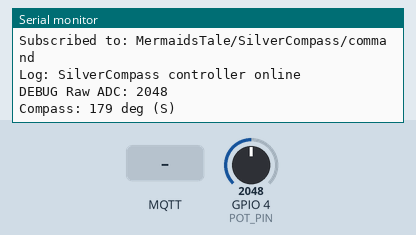
The program below on a simulated ESP32-S3. Parts: the last lines printed to the serial monitor. The test bench sets the inputs (shaded band); at power-on: GPIO 4 (POT_PIN) = 2048 (analog values on the 0–4095 scale). WiFi joins after 1.5 s; servers stay silent unless stated; random numbers use the default seed unless the program sets one; no MQTT or app messages arrive unless stated. At 9.1 s the program restarts the board; the recording ends there.

Above: at 2.8 s.
2.9 s: GPIO 4 (POT_PIN) set to 2866
At 3.9 s:
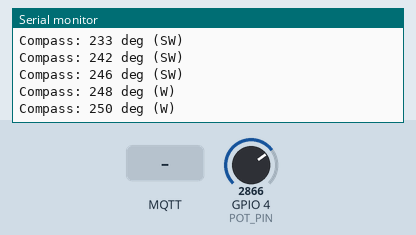
4.4 s: MQTT message "PING" arrives on the first subscribed topic
At 5.6 s:
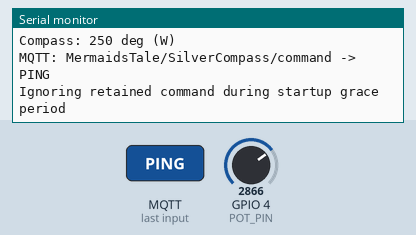
5.9 s: MQTT message "STATUS" arrives on the first subscribed topic
At 6.7 s:
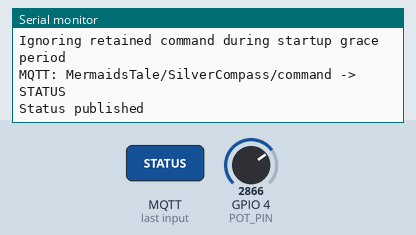
7.4 s: GPIO 4 (POT_PIN) set to 3603
At 8.6 s:
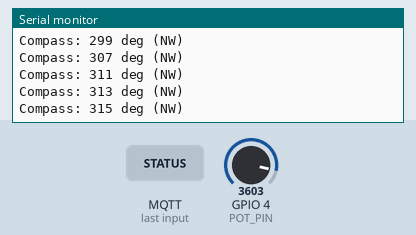
9.0 s: MQTT message "RESET" arrives on the first subscribed topic
At 9.1 s:
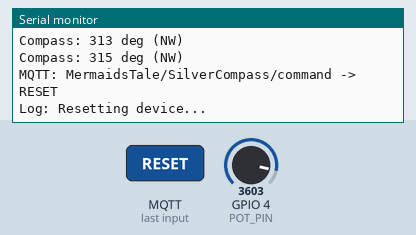

The program:

main.cpp
```cpp
/**
 * SilverCompass Puzzle Controller
 * Alchemy Escape Rooms - Watchtower Protocol
 * Version: 1.0.0
 *
 * Hardware: ESP32-S3 + Potentiometer (signal on GPIO 4)
 * Puzzle: Rotate compass to NE (Northeast / 45 degrees) to solve
 */

#include <WiFi.h>
#include <PubSubClient.h>

// ============================================
// CONFIGURATION
// ============================================

// Device Identity
#define FIRMWARE_VERSION "1.0.0"
const char* DEVICE_NAME = "SilverCompass";
const char* ROOM_NAME = "MermaidsTale";
const char* VERSION = FIRMWARE_VERSION;

// WiFi Configuration
const char* WIFI_SSID = "AlchemyGuest";
const char* WIFI_PASSWORD = "VoodooVacation5601";

// MQTT Broker (Watchtower)
const char* MQTT_BROKER = "10.1.10.115";
const int MQTT_PORT = 1883;

// Hardware Pins
const int POT_PIN = 4;  // Potentiometer signal on GPIO 4

// Compass Configuration
const int TARGET_DIRECTION = 45;  // NE = 45 degrees
const char* TARGET_NAME = "NE";
const int DIRECTION_TOLERANCE = 10;  // +/- degrees for valid position
const int ANGLE_CHANGE_THRESHOLD = 2;  // Minimum change to report

// Timing
const unsigned long HEARTBEAT_INTERVAL = 300000;  // 5 minutes
const unsigned long LOOP_DELAY = 50;  // 20Hz update rate
const unsigned long DEBOUNCE_TIME = 500;  // Debounce for puzzle solved

// ============================================
// MQTT TOPICS (Watchtower Protocol)
// ============================================

String topicCommand;
String topicStatus;
String topicLog;
String topicDirection;
String topicSolved;

// ============================================
// GLOBAL STATE
// ============================================

WiFiClient wifiClient;
PubSubClient mqtt(wifiClient);

int currentAngle = 0;
int lastReportedAngle = -1;
bool puzzleSolved = false;
bool puzzleWasSolved = false;
unsigned long lastHeartbeat = 0;
unsigned long solvedTime = 0;
unsigned long mqttConnectedTime = 0;  // Track when MQTT connected to ignore retained messages
const unsigned long STARTUP_GRACE_MS = 3000;  // Ignore commands for 3s after connect

// Direction names for display
const char* DIRECTIONS[] = {"N", "NE", "E", "SE", "S", "SW", "W", "NW"};

// ============================================
// FUNCTION PROTOTYPES
// ============================================

void setupWiFi();
void setupMQTT();
void reconnectMQTT();
void mqttCallback(char* topic, byte* payload, unsigned int length);
void handleCommand(String command);
int readCompassAngle();
const char* angleToDirection(int angle);
void checkPuzzleState();
void publishStatus();
void publishLog(String message);
void sendHeartbeat();

// ============================================
// SETUP
// ============================================

void setup() {
    Serial.begin(115200);
    delay(100);

    Serial.println();
    Serial.println("========================================");
    Serial.println("SilverCompass Puzzle Controller v" FIRMWARE_VERSION);
    Serial.println("Alchemy Escape Rooms - Watchtower Protocol");
    Serial.println("========================================");

    // Build MQTT topics
    String baseTopic = String(ROOM_NAME) + "/" + String(DEVICE_NAME);
    topicCommand = baseTopic + "/command";
    topicStatus = baseTopic + "/status";
    topicLog = baseTopic + "/log";
    topicDirection = baseTopic + "/direction";
    topicSolved = String(ROOM_NAME) + "/" + String(DEVICE_NAME) + "Solved";

    // Configure ADC for potentiometer
    analogReadResolution(12);  // 12-bit resolution (0-4095)
    analogSetPinAttenuation(POT_PIN, ADC_11db);  // Full range 0-3.3V on this pin

    // Initialize networking
    setupWiFi();
    setupMQTT();

    Serial.print("Setup complete. Target: ");
    Serial.print(TARGET_NAME);
    Serial.print(" (");
    Serial.print(TARGET_DIRECTION);
    Serial.println(" degrees)");
    Serial.println("========================================");
}

// ============================================
// MAIN LOOP
// ============================================

void loop() {
    // Maintain MQTT connection
    if (!mqtt.connected()) {
        reconnectMQTT();
    }
    mqtt.loop();

    // Read compass angle from potentiometer
    currentAngle = readCompassAngle();

    // Report angle changes
    if (abs(currentAngle - lastReportedAngle) >= ANGLE_CHANGE_THRESHOLD) {
        const char* direction = angleToDirection(currentAngle);

        Serial.print("Compass: ");
        Serial.print(currentAngle);
        Serial.print(" deg (");
        Serial.print(direction);
        Serial.println(")");

        // Publish to MQTT
        String anglePayload = "pre_" + String(currentAngle);
        mqtt.publish(topicDirection.c_str(), anglePayload.c_str());

        lastReportedAngle = currentAngle;
    }

    // Check if puzzle is solved
    checkPuzzleState();

    // Send periodic heartbeat
    if (millis() - lastHeartbeat >= HEARTBEAT_INTERVAL) {
        sendHeartbeat();
        lastHeartbeat = millis();
    }

    delay(LOOP_DELAY);
}

// ============================================
// WIFI FUNCTIONS
// ============================================

void setupWiFi() {
    Serial.print("Connecting to WiFi: ");
    Serial.print(WIFI_SSID);

    WiFi.mode(WIFI_STA);
    WiFi.begin(WIFI_SSID, WIFI_PASSWORD);

    int attempts = 0;
    while (WiFi.status() != WL_CONNECTED && attempts < 30) {
        delay(500);
        Serial.print(".");
        attempts++;
    }

    if (WiFi.status() == WL_CONNECTED) {
        Serial.println(" Connected!");
        Serial.print("IP Address: ");
        Serial.println(WiFi.localIP());
    } else {
        Serial.println(" Failed!");
        Serial.println("Continuing in offline mode...");
    }
}

// ============================================
// MQTT FUNCTIONS (Watchtower Protocol)
// ============================================

void setupMQTT() {
    mqtt.setServer(MQTT_BROKER, MQTT_PORT);
    mqtt.setCallback(mqttCallback);
    mqtt.setBufferSize(512);
}

void reconnectMQTT() {
    if (WiFi.status() != WL_CONNECTED) return;

    Serial.print("Connecting to MQTT broker...");

    // Last Will Testament - publish OFFLINE if we disconnect
    String willTopic = topicStatus;
    String willMessage = "OFFLINE";

    String clientId = String(DEVICE_NAME) + "_" + String(random(0xffff), HEX);

    if (mqtt.connect(clientId.c_str(), NULL, NULL, willTopic.c_str(), 1, true, willMessage.c_str())) {
        Serial.println(" Connected!");

        // Subscribe to command topic
        mqtt.subscribe(topicCommand.c_str());
        Serial.print("Subscribed to: ");
        Serial.println(topicCommand);

        // Clear any retained command (prevents RESET boot loops)
        mqtt.publish(topicCommand.c_str(), "", true);

        // Announce online status
        mqttConnectedTime = millis();
        mqtt.publish(topicStatus.c_str(), "ONLINE", true);
        publishLog("SilverCompass controller online");

    } else {
        Serial.print(" Failed (rc=");
        Serial.print(mqtt.state());
        Serial.println("). Retrying...");
        delay(2000);
    }
}

void mqttCallback(char* topic, byte* payload, unsigned int length) {
    // Copy topic first to avoid stack corruption
    char topicBuf[128];
    strncpy(topicBuf, topic, sizeof(topicBuf) - 1);
    topicBuf[sizeof(topicBuf) - 1] = '\0';

    // Convert payload to string
    char message[128];
    unsigned int copyLen = (length < sizeof(message) - 1) ? length : sizeof(message) - 1;
    memcpy(message, payload, copyLen);
    message[copyLen] = '\0';
    String command = String(message);
    command.trim();
    command.toUpperCase();

    Serial.print("MQTT: ");
    Serial.print(topicBuf);
    Serial.print(" -> ");
    Serial.println(command);

    if (strcmp(topicBuf, topicCommand.c_str()) == 0) {
        // Ignore commands during startup grace period (retained messages)
        if (millis() - mqttConnectedTime < STARTUP_GRACE_MS) {
            Serial.println("Ignoring retained command during startup grace period");
            return;
        }
        handleCommand(command);
    }
}

void handleCommand(String command) {
    // Watchtower Protocol Standard Commands

    if (command == "PING") {
        mqtt.publish(topicStatus.c_str(), "PONG");
        publishLog("PONG");
    }
    else if (command == "STATUS") {
        publishStatus();
    }
    else if (command == "RESET") {
        publishLog("Resetting device...");
        delay(100);
        ESP.restart();
    }
    else if (command == "PUZZLE_RESET") {
        puzzleSolved = false;
        puzzleWasSolved = false;
        solvedTime = 0;
        publishLog("Puzzle reset - find NE to solve");
        mqtt.publish(topicStatus.c_str(), "PUZZLE_RESET");
    }
    else {
        publishLog("Unknown command: " + command);
    }
}

void publishStatus() {
    const char* direction = angleToDirection(currentAngle);

    String status = String("{") +
        "\"device\":\"" + DEVICE_NAME + "\"," +
        "\"version\":\"" + VERSION + "\"," +
        "\"room\":\"" + ROOM_NAME + "\"," +
        "\"angle\":" + currentAngle + "," +
        "\"direction\":\"" + direction + "\"," +
        "\"target\":\"" + TARGET_NAME + "\"," +
        "\"targetAngle\":" + TARGET_DIRECTION + "," +
        "\"solved\":" + (puzzleSolved ? "true" : "false") + "," +
        "\"ip\":\"" + WiFi.localIP().toString() + "\"," +
        "\"uptime\":" + (millis() / 1000) +
        "}";

    mqtt.publish(topicStatus.c_str(), status.c_str());
    Serial.println("Status published");
}

void publishLog(String message) {
    mqtt.publish(topicLog.c_str(), message.c_str());
    Serial.print("Log: ");
    Serial.println(message);
}

void sendHeartbeat() {
    // Watchtower Protocol standard heartbeat format
    const char* direction = angleToDirection(currentAngle);

    char status[256];
    snprintf(status, sizeof(status),
        "ONLINE | %s | v%s | Solved:%s | Direction:%s | Angle:%d | Uptime:%lums",
        DEVICE_NAME,
        VERSION,
        puzzleSolved ? "YES" : "NO",
        direction,
        currentAngle,
        millis()
    );

    mqtt.publish(topicStatus.c_str(), status, true);
    Serial.print("Heartbeat: ");
    Serial.println(status);
}

// ============================================
// COMPASS FUNCTIONS
// ============================================

int readCompassAngle() {
    // Read potentiometer (0-4095)
    int rawValue = analogRead(POT_PIN);

    // DEBUG: Print raw ADC value only when it changes
    static int lastRawValue = -1;
    if (abs(rawValue - lastRawValue) >= 10) {
        Serial.print("DEBUG Raw ADC: ");
        Serial.println(rawValue);
        lastRawValue = rawValue;
    }

    // Apply simple smoothing filter (50% new, 50% old)
    static int filteredValue = -1;
    if (filteredValue < 0) {
        filteredValue = rawValue;  // Initialize on first read
    }
    filteredValue = (rawValue + filteredValue) / 2;

    // Map to 0-359 degrees
    int angle = map(filteredValue, 0, 4095, 0, 359);

    // Clamp to valid range
    angle = constrain(angle, 0, 359);

    return angle;
}

const char* angleToDirection(int angle) {
    // Convert angle to 8-point compass direction
    // N=0, NE=45, E=90, SE=135, S=180, SW=225, W=270, NW=315

    // Add 22.5 degrees offset so each direction covers 45 degree range
    int index = ((angle + 22) % 360) / 45;
    return DIRECTIONS[index];
}

void checkPuzzleState() {
    // Check if compass is pointing to target direction
    int angleDiff = abs(currentAngle - TARGET_DIRECTION);

    // Handle wrap-around (e.g., 350 deg is close to 0 deg)
    if (angleDiff > 180) {
        angleDiff = 360 - angleDiff;
    }

    bool isAtTarget = (angleDiff <= DIRECTION_TOLERANCE);

    if (isAtTarget && !puzzleSolved) {
        // Debounce - must stay at target briefly
        if (solvedTime == 0) {
            solvedTime = millis();
        } else if (millis() - solvedTime >= DEBOUNCE_TIME) {
            // PUZZLE SOLVED!
            puzzleSolved = true;
            puzzleWasSolved = true;

            Serial.println("==========================================");
            Serial.println("PUZZLE SOLVED! SilverCompass points to NE!");
            Serial.println("==========================================");

            // Publish to Gravity Games topic
            mqtt.publish(topicSolved.c_str(), "triggered");

            // Publish to status
            mqtt.publish(topicStatus.c_str(), "SOLVED");
            publishLog("PUZZLE SOLVED - SilverCompass aligned to NE");
        }
    } else if (!isAtTarget) {
        // Reset debounce timer if moved away
        solvedTime = 0;
    }
}
```

Measured:
- after the input at 2.9 s, the serial monitor: prints a new line at once (image 1)
- after the input at 4.4 s, the serial monitor: prints a new line after 0.05 s (image 2)
- after the input at 5.9 s, the serial monitor: prints a new line at once (image 3)
- after the input at 7.4 s, the serial monitor: prints a new line at once (image 4)
- after the input at 9.0 s, the serial monitor: prints a new line at once (image 5)
